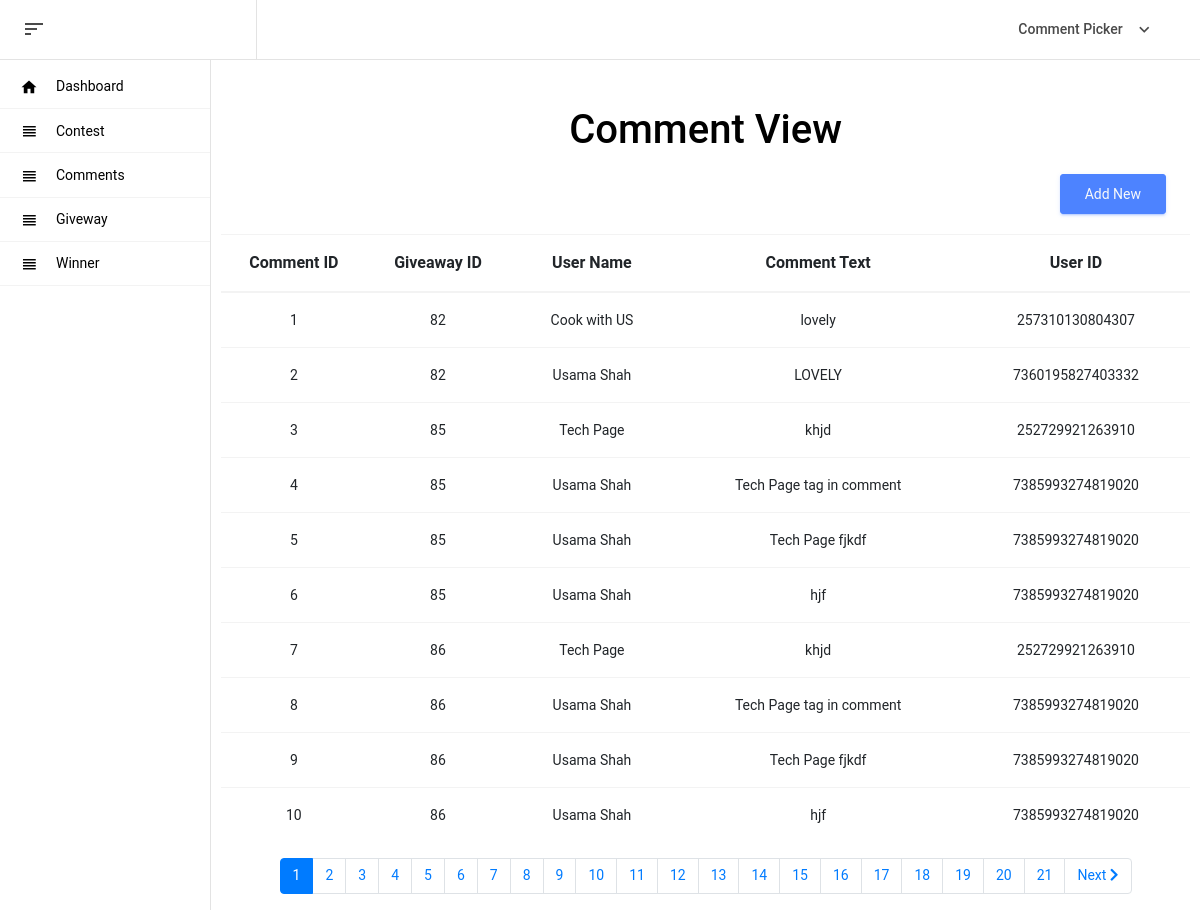
The app's page /comment.php (signed in) with its own data.
### tables this page shows
CREATE TABLE `comment_picker_comments` (
  `comment_id` int(11) NOT NULL,
  `comment_picker_giveaway_id` int(11) NOT NULL,
  `comment_text` text NOT NULL,
  `user_id` varchar(40) NOT NULL,
  `user_name` varchar(200) NOT NULL,
  `created_at` timestamp NOT NULL DEFAULT current_timestamp()
);

### comment.php (the view, shortened to what this page needs)
<!DOCTYPE html>
<html lang="en">
<head>
  <link rel="stylesheet" href="https://cdnjs.cloudflare.com/ajax/libs/font-awesome/5.15.4/css/all.min.css">
  <link rel="stylesheet" href="https://stackpath.bootstrapcdn.com/bootstrap/4.5.2/css/bootstrap.min.css">
  <link rel="stylesheet" href="vendors/mdi/css/materialdesignicons.min.css">
  <link rel="stylesheet" href="css/style.css">
</head>
<body>
<div class="container-scroller">
  <div class="text-center">
    <?php include 'include/index.php'; ?>
    <div class="container-fluid page-body-wrapper">
      <?php include 'include/leftsidenav.php'; ?>
      <div class="container contest-container">
        <h1 class="mb-4">Comment View</h1>
        <div class="row justify-content-center">
          <div class="col-md-12 text-right">
            <a class="text-light btn btn-primary mr-4" style="text-decoration: none;" href="create_contest.php">Add New</a>
          </div>
        </div>
        <div class="row justify-content-center">
          <div class="col-md-12">
            <table class="table contest-table">
                <tr>
                  <th>Comment ID</th>
                  <th>Giveaway ID</th>
                  <th>User Name</th>
                  <th>Comment Text</th>
                  <th>User ID</th>
                </tr>
              <tbody>
                <?php
                $limit = 10;
                $page = isset($_GET['page']) ? $_GET['page'] : 1;
                $start = ($page - 1) * $limit;
                $sort = isset($_GET['sort']) ? $_GET['sort'] : 'comment_id';
                $order = isset($_GET['order']) ? $_GET['order'] : 'ASC';
                $sql = "SELECT * FROM comment_picker_comments ORDER BY $sort $order LIMIT $start, $limit";
                $result = $conn->query($sql);
                if ($result->num_rows > 0) {
                    while($row = $result->fetch_assoc()) {
                        echo '<tr>
                                <td>' . $row["comment_id"] . '</td>
                                <td>' . $row["comment_picker_giveaway_id"] . '</td>
                                <td>' . $row["user_name"] . '</td>
                                <td>' . $row["comment_text"] . '</td>
                                <td>' . $row["user_id"] . '</td>
                              </tr>';
                    }
                } else {
                    echo '<tr>
                            <td colspan="5" class="text-center">No comments available.</td>
                          </tr>';
                }
                $sql_count = "SELECT COUNT(*) AS total FROM comment_picker_comments";
                $result_count = $conn->query($sql_count);
                $row_count = $result_count->fetch_assoc();
                $total_pages = ceil($row_count["total"] / $limit);
                ?>
              </tbody>
            </table>
          </div>
        </div>
        <div class="row justify-content-center">
          <div class="col-md-12">
            <ul class="pagination justify-content-center mt-3">
              <?php
              for ($i = 1; $i <= $total_pages; $i++) {
                  echo '<li class="page-item '.($page == $i ? 'active' : '').'"><a class="page-link" href="?page='.$i.'&sort='.$sort.'&order='.$order.'">'.$i.'</a></li>';
              }
              if ($page < $total_pages) {
                  echo '<li class="page-item"><a class="page-link" href="?page='.($page + 1).'&sort='.$sort.'&order='.$order.'">Next <i class="fas fa-chevron-right"></i></a></li>';
              }
              ?>
            </ul>
          </div>
        </div>
      </div>
    </div>
  </div>
</div>
</body>
</html>

### comment.php (style rules this page uses)
.contest-container { margin-top: 50px; }
.contest-table { margin-top: 20px; }
.contest-table th:first-child, .contest-table td:first-child { padding-left: 5px; padding-right: 5px; }
.contest-table th:nth-child(2), .contest-table td:nth-child(2) { padding-left: 5px; padding-right: 5px; }

### records on screen
comment_picker_comments: comment_id "1", comment_picker_giveaway "82", user_name "Cook with US", comment_text "lovely", user "257310130804307"
comment_picker_comments: comment_id "2", comment_picker_giveaway "82", user_name "Usama Shah", comment_text "LOVELY", user "7360195827403332"
comment_picker_comments: comment_id "3", comment_picker_giveaway "85", user_name "Tech Page", comment_text "khjd", user "252729921263910"
comment_picker_comments: comment_id "4", comment_picker_giveaway "85", user_name "Usama Shah", comment_text "Tech Page tag in comment", user "7385993274819020"
comment_picker_comments: comment_id "5", comment_picker_giveaway "85", user_name "Usama Shah", comment_text "Tech Page fjkdf", user "7385993274819020"
comment_picker_comments: comment_id "6", comment_picker_giveaway "85", user_name "Usama Shah", comment_text "hjf", user "7385993274819020"
comment_picker_comments: comment_id "7", comment_picker_giveaway "86", user_name "Tech Page", comment_text "khjd", user "252729921263910"
comment_picker_comments: comment_id "8", comment_picker_giveaway "86", user_name "Usama Shah", comment_text "Tech Page tag in comment", user "7385993274819020"
comment_picker_comments: comment_id "9", comment_picker_giveaway "86", user_name "Usama Shah", comment_text "Tech Page fjkdf", user "7385993274819020"
comment_picker_comments: comment_id "10", comment_picker_giveaway "86", user_name "Usama Shah", comment_text "hjf", user "7385993274819020"
